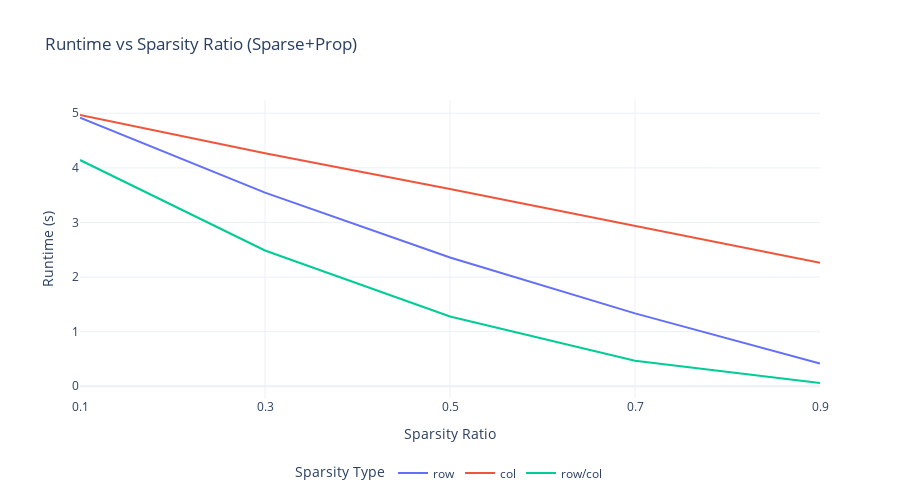

The notebook cell saved with this chart:
### Code cell
plotly_sparsity(data)

### Figure 1 — Plotly figure (JSON) as saved in the notebook; plotly's stock layout.template omitted (floating-point values rounded to 4 significant figures)
{"data": [{"mode": "lines", "name": "row", "type": "scatter", "x": ["0.1", "0.3", "0.5", "0.7", "0.9"], "y": [4.92, 3.547, 2.36, 1.335, 0.418]}, {"mode": "lines", "name": "col", "type": "scatter", "x": ["0.1", "0.3", "0.5", "0.7", "0.9"], "y": [4.97, 4.269, 3.612, 2.932, 2.263]}, {"mode": "lines", "name": "row/col", "type": "scatter", "x": ["0.1", "0.3", "0.5", "0.7", "0.9"], "y": [4.144, 2.487, 1.277, 0.4693, 0.0582]}], "layout": {"height": 500, "legend": {"orientation": "h", "title": {"text": "Sparsity Type"}, "x": 0.5, "xanchor": "center", "y": -0.3, "yanchor": "bottom"}, "title": {"text": "Runtime vs Sparsity Ratio (Sparse+Prop)"}, "xaxis": {"title": {"text": "Sparsity Ratio"}}, "yaxis": {"title": {"text": "Runtime (s)"}}}}
